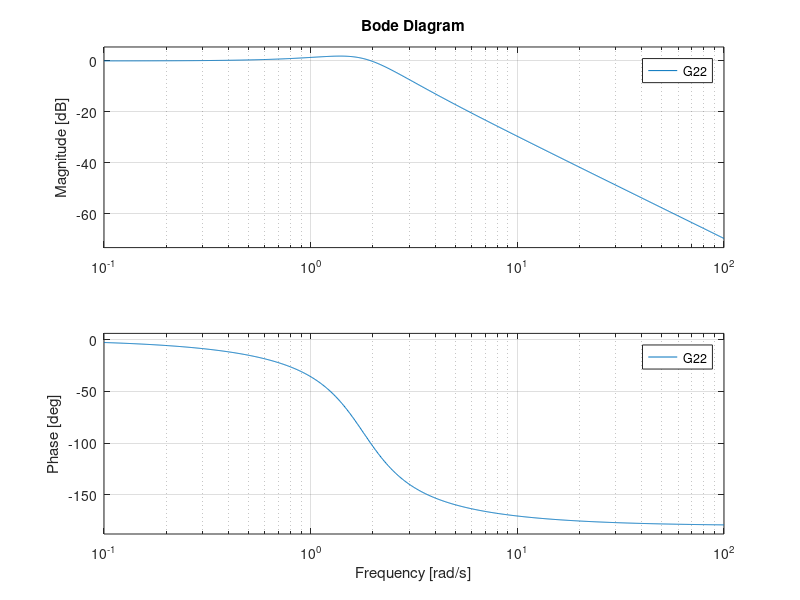

Reproduce this figure in MATLAB.
z1 = 0.5;
p1 = 0.5;
z2 = 10.0;
p2 = 10.0;
zt = 0.45;
wn = 1.8;
G = tf(wn^2,[1, 2*zt*wn , wn ^2]);
G11 = tf(p1*[1,z1], z1*[1, p1]);
G21 = G11*G;
G12 = tf(p2*[1,z2], z2*[1, p2]);
G22 = G12*G;
figure
hold on
bode(G21)
bode(G22)
hold off
